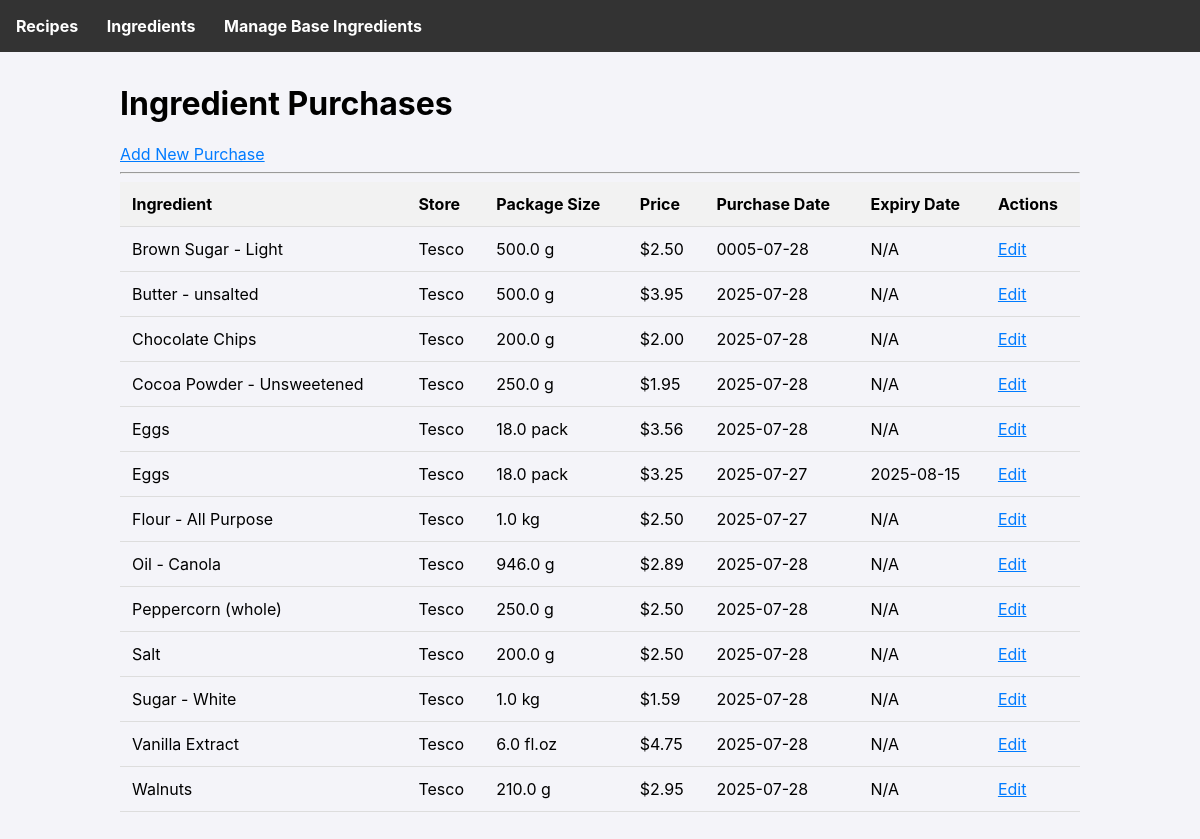
/ingredients, run on the app's committed database.
### tables this page shows
CREATE TABLE ingredient_purchases (
        id INTEGER PRIMARY KEY AUTOINCREMENT,
        ingredient_id INTEGER NOT NULL,
        store TEXT,
        package_amount REAL NOT NULL,
        package_unit TEXT NOT NULL,
        price REAL NOT NULL,
        purchase_date TEXT NOT NULL,
        expiry_date TEXT,
        FOREIGN KEY (ingredient_id) REFERENCES ingredients (id)
    );

CREATE TABLE ingredients (
        id INTEGER PRIMARY KEY AUTOINCREMENT,
        name TEXT UNIQUE NOT NULL
    , density_g_ml REAL);

### app.py (the view)
@app.route('/ingredients')
def list_ingredients():
    db = get_db()
    purchases = db.execute('''
        SELECT ip.*, i.name
        FROM ingredient_purchases ip
        JOIN ingredients i ON ip.ingredient_id = i.id
        ORDER BY i.name, ip.purchase_date DESC
    ''').fetchall()
    return render_template('ingredients.html', purchases=purchases)

### app.py (called while the page is built)
def get_db():
    if 'db' not in g:
        g.db = sqlite3.connect(DATABASE)
        g.db.row_factory = sqlite3.Row
    return g.db

### templates/ingredients.html
{% extends 'base.html' %}
{% block content %}
    <h1>Ingredient Purchases</h1>
    <a href="{{ url_for('add_ingredient') }}">Add New Purchase</a>
    <hr>
    <table>
        <thead>
            <tr>
                <th>Ingredient</th>
                <th>Store</th>
                <th>Package Size</th>
                <th>Price</th>
                <th>Purchase Date</th>
                <th>Expiry Date</th>
                <th>Actions</th>
            </tr>
        </thead>
        <tbody>
            {% for p in purchases %}
            <tr>
                <td>{{ p.name }}</td>
                <td>{{ p.store }}</td>
                <td>{{ p.package_amount }} {{ p.package_unit }}</td>
                <td>${{ '%.2f'|format(p.price) }}</td>
                <td>{{ p.purchase_date }}</td>
                <td>{{ p.expiry_date or 'N/A' }}</td>
                <td>
                    <a href="{{ url_for('edit_ingredient', purchase_id=p.id) }}">Edit</a>
                </td>
            </tr>
            {% else %}
            <tr>
                <td colspan="7">No ingredient purchases found.</td>
            </tr>
            {% endfor %}
        </tbody>
    </table>
{% endblock %}

### templates/base.html (style rules this page uses)
body { font-family: -apple-system, BlinkMacSystemFont, "Segoe UI", Roboto, "Helvetica Neue", Arial, sans-serif; margin: 0; background-color: #f4f4f9; }
a { color: #007bff; }
table { width: 100%; border-collapse: collapse; }
th, td { padding: 0.75rem; text-align: left; border-bottom: 1px solid #ddd; }
th { background-color: #f2f2f2; }

### data on the page
ingredient_purchases: name "Brown Sugar - Light", store "Tesco", package_amount "500.0", package_unit "g", price "2.50", purchase_date "0005-07-28", expiry_date "N/A"
ingredient_purchases: name "Butter - unsalted", store "Tesco", package_amount "500.0", package_unit "g", price "3.95", purchase_date "2025-07-28", expiry_date "N/A"
ingredient_purchases: name "Chocolate Chips", store "Tesco", package_amount "200.0", package_unit "g", price "2.00", purchase_date "2025-07-28", expiry_date "N/A"
ingredient_purchases: name "Cocoa Powder - Unsweetened", store "Tesco", package_amount "250.0", package_unit "g", price "1.95", purchase_date "2025-07-28", expiry_date "N/A"
ingredient_purchases: name "Eggs", store "Tesco", package_amount "18.0", package_unit "pack", price "3.56", purchase_date "2025-07-28", expiry_date "N/A"
ingredient_purchases: name "Eggs", store "Tesco", package_amount "18.0", package_unit "pack", price "3.25", purchase_date "2025-07-27", expiry_date "2025-08-15"
ingredient_purchases: name "Flour - All Purpose", store "Tesco", package_amount "1.0", package_unit "kg", price "2.50", purchase_date "2025-07-27", expiry_date "N/A"
ingredient_purchases: name "Oil - Canola", store "Tesco", package_amount "946.0", package_unit "g", price "2.89", purchase_date "2025-07-28", expiry_date "N/A"
ingredient_purchases: name "Peppercorn (whole)", store "Tesco", package_amount "250.0", package_unit "g", price "2.50", purchase_date "2025-07-28", expiry_date "N/A"
ingredient_purchases: name "Salt", store "Tesco", package_amount "200.0", package_unit "g", price "2.50", purchase_date "2025-07-28", expiry_date "N/A"
ingredient_purchases: name "Sugar - White", store "Tesco", package_amount "1.0", package_unit "kg", price "1.59", purchase_date "2025-07-28", expiry_date "N/A"
ingredient_purchases: name "Vanilla Extract", store "Tesco", package_amount "6.0", package_unit "fl.oz", price "4.75", purchase_date "2025-07-28", expiry_date "N/A"
ingredient_purchases: name "Walnuts", store "Tesco", package_amount "210.0", package_unit "g", price "2.95", purchase_date "2025-07-28", expiry_date "N/A"
